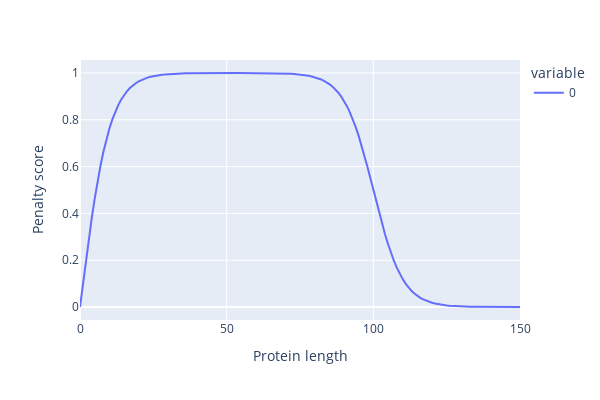

Here is the notebook cell this chart was saved with:
### Code cell
import plotly.express as px
x = range(151)
y = []
for i in x:
    y.append((1-sigmoid(i,L0,0.2)) * np.tanh(i*0.1))

fig = px.line(y,labels={"index": "Protein length", "value": "Penalty score"}, width=600, height=400)
fig.show()

### Figure 1 — Plotly figure (JSON) as saved in the notebook; plotly's stock layout.template omitted (floating-point values rounded to 4 significant figures; data arrays with more than 128 entries replaced by an {"elided": "..."} marker saying what was removed)
{"data": [{"hovertemplate": "variable=0<br>Protein length=%{x}<br>Penalty score=%{y}<extra></extra>", "legendgroup": "0", "line": {"color": "#636efa", "dash": "solid"}, "marker": {"symbol": "circle"}, "mode": "lines", "name": "0", "orientation": "v", "showlegend": true, "type": "scatter", "x": {"elided": "151 int values"}, "xaxis": "x", "y": {"elided": "151 float values"}, "yaxis": "y"}], "layout": {"height": 400, "legend": {"title": {"text": "variable"}, "tracegroupgap": 0}, "margin": {"t": 60}, "width": 600, "xaxis": {"anchor": "y", "domain": [0, 1], "title": {"text": "Protein length"}}, "yaxis": {"anchor": "x", "domain": [0, 1], "title": {"text": "Penalty score"}}}}
